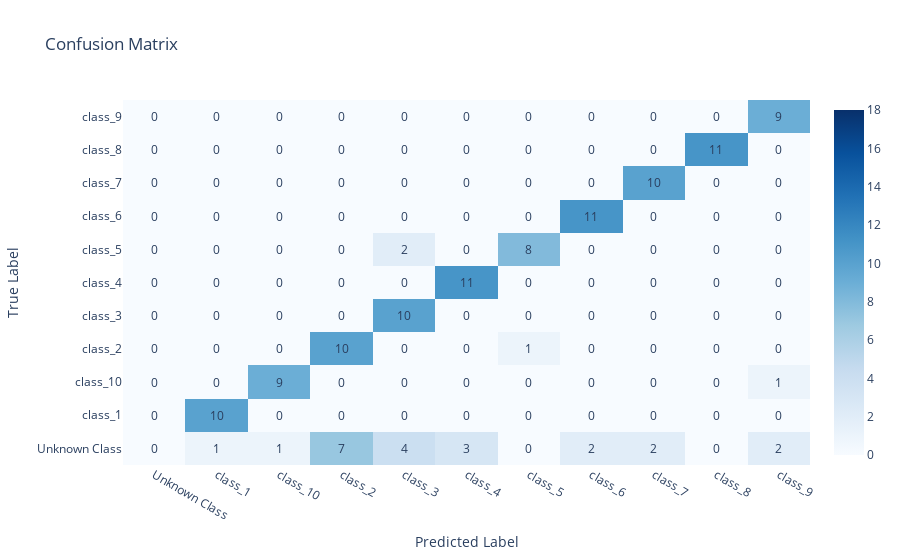

Notebook code for this chart:
### Code cell
import plotly.graph_objs as go
import numpy as np

# Create confusion matrix data
conf_matrix = np.array(cm[1:])

# Define class labels
class_labels = cm[0]

# Create heatmap trace
heatmap = go.Heatmap(z=conf_matrix,
                     x=class_labels,
                     y=class_labels,
                     colorscale='Blues',
                     zmin=0,
                     zmax=18)

# Add value annotations to each cell
annotations = []
for i, row in enumerate(conf_matrix):
    for j, value in enumerate(row):
        annotations.append(dict(x=class_labels[j], y=class_labels[i], text=str(value), showarrow=False))

# Define figure layout
layout = go.Layout(title='Confusion Matrix',
                   xaxis=dict(title='Predicted Label'),
                   yaxis=dict(title='True Label'))

# Create figure object
fig = go.Figure(data=[heatmap], layout=layout)

# Add annotations to figure object
fig.update_layout(annotations=annotations)

# Display figure
fig.show()

### Figure 1 — Plotly figure (JSON) as saved in the notebook; plotly's stock layout.template omitted (floating-point values rounded to 4 significant figures)
{"data": [{"colorscale": [[0, "rgb(247,251,255)"], [0.125, "rgb(222,235,247)"], [0.25, "rgb(198,219,239)"], [0.375, "rgb(158,202,225)"], [0.5, "rgb(107,174,214)"], [0.625, "rgb(66,146,198)"], [0.75, "rgb(33,113,181)"], [0.875, "rgb(8,81,156)"], [1, "rgb(8,48,107)"]], "type": "heatmap", "x": ["Unknown Class", "class_1", "class_10", "class_2", "class_3", "class_4", "class_5", "class_6", "class_7", "class_8", "class_9"], "y": ["Unknown Class", "class_1", "class_10", "class_2", "class_3", "class_4", "class_5", "class_6", "class_7", "class_8", "class_9"], "z": [["0", "1", "1", "7", "4", "3", "0", "2", "2", "0", "2"], ["0", "10", "0", "0", "0", "0", "0", "0", "0", "0", "0"], ["0", "0", "9", "0", "0", "0", "0", "0", "0", "0", "1"], ["0", "0", "0", "10", "0", "0", "1", "0", "0", "0", "0"], ["0", "0", "0", "0", "10", "0", "0", "0", "0", "0", "0"], ["0", "0", "0", "0", "0", "11", "0", "0", "0", "0", "0"], ["0", "0", "0", "0", "2", "0", "8", "0", "0", "0", "0"], ["0", "0", "0", "0", "0", "0", "0", "11", "0", "0", "0"], ["0", "0", "0", "0", "0", "0", "0", "0", "10", "0", "0"], ["0", "0", "0", "0", "0", "0", "0", "0", "0", "11", "0"], ["0", "0", "0", "0", "0", "0", "0", "0", "0", "0", "9"]], "zmax": 18, "zmin": 0}], "layout": {"annotations": [{"showarrow": false, "text": "0", "x": "Unknown Class", "y": "Unknown Class"}, {"showarrow": false, "text": "1", "x": "class_1", "y": "Unknown Class"}, {"showarrow": false, "text": "1", "x": "class_10", "y": "Unknown Class"}, {"showarrow": false, "text": "7", "x": "class_2", "y": "Unknown Class"}, {"showarrow": false, "text": "4", "x": "class_3", "y": "Unknown Class"}, {"showarrow": false, "text": "3", "x": "class_4", "y": "Unknown Class"}, {"showarrow": false, "text": "0", "x": "class_5", "y": "Unknown Class"}, {"showarrow": false, "text": "2", "x": "class_6", "y": "Unknown Class"}, {"showarrow": false, "text": "2", "x": "class_7", "y": "Unknown Class"}, {"showarrow": false, "text": "0", "x": "class_8", "y": "Unknown Class"}, {"showarrow": false, "text": "2", "x": "class_9", "y": "Unknown Class"}, {"showarrow": false, "text": "0", "x": "Unknown Class", "y": "class_1"}, {"showarrow": false, "text": "10", "x": "class_1", "y": "class_1"}, {"showarrow": false, "text": "0", "x": "class_10", "y": "class_1"}, {"showarrow": false, "text": "0", "x": "class_2", "y": "class_1"}, {"showarrow": false, "text": "0", "x": "class_3", "y": "class_1"}, {"showarrow": false, "text": "0", "x": "class_4", "y": "class_1"}, {"showarrow": false, "text": "0", "x": "class_5", "y": "class_1"}, {"showarrow": false, "text": "0", "x": "class_6", "y": "class_1"}, {"showarrow": false, "text": "0", "x": "class_7", "y": "class_1"}, {"showarrow": false, "text": "0", "x": "class_8", "y": "class_1"}, {"showarrow": false, "text": "0", "x": "class_9", "y": "class_1"}, {"showarrow": false, "text": "0", "x": "Unknown Class", "y": "class_10"}, {"showarrow": false, "text": "0", "x": "class_1", "y": "class_10"}, {"showarrow": false, "text": "9", "x": "class_10", "y": "class_10"}, {"showarrow": false, "text": "0", "x": "class_2", "y": "class_10"}, {"showarrow": false, "text": "0", "x": "class_3", "y": "class_10"}, {"showarrow": false, "text": "0", "x": "class_4", "y": "class_10"}, {"showarrow": false, "text": "0", "x": "class_5", "y": "class_10"}, {"showarrow": false, "text": "0", "x": "class_6", "y": "class_10"}, {"showarrow": false, "text": "0", "x": "class_7", "y": "class_10"}, {"showarrow": false, "text": "0", "x": "class_8", "y": "class_10"}, {"showarrow": false, "text": "1", "x": "class_9", "y": "class_10"}, {"showarrow": false, "text": "0", "x": "Unknown Class", "y": "class_2"}, {"showarrow": false, "text": "0", "x": "class_1", "y": "class_2"}, {"showarrow": false, "text": "0", "x": "class_10", "y": "class_2"}, {"showarrow": false, "text": "10", "x": "class_2", "y": "class_2"}, {"showarrow": false, "text": "0", "x": "class_3", "y": "class_2"}, {"showarrow": false, "text": "0", "x": "class_4", "y": "class_2"}, {"showarrow": false, "text": "1", "x": "class_5", "y": "class_2"}, {"showarrow": false, "text": "0", "x": "class_6", "y": "class_2"}, {"showarrow": false, "text": "0", "x": "class_7", "y": "class_2"}, {"showarrow": false, "text": "0", "x": "class_8", "y": "class_2"}, {"showarrow": false, "text": "0", "x": "class_9", "y": "class_2"}, {"showarrow": false, "text": "0", "x": "Unknown Class", "y": "class_3"}, {"showarrow": false, "text": "0", "x": "class_1", "y": "class_3"}, {"showarrow": false, "text": "0", "x": "class_10", "y": "class_3"}, {"showarrow": false, "text": "0", "x": "class_2", "y": "class_3"}, {"showarrow": false, "text": "10", "x": "class_3", "y": "class_3"}, {"showarrow": false, "text": "0", "x": "class_4", "y": "class_3"}, {"showarrow": false, "text": "0", "x": "class_5", "y": "class_3"}, {"showarrow": false, "text": "0", "x": "class_6", "y": "class_3"}, {"showarrow": false, "text": "0", "x": "class_7", "y": "class_3"}, {"showarrow": false, "text": "0", "x": "class_8", "y": "class_3"}, {"showarrow": false, "text": "0", "x": "class_9", "y": "class_3"}, {"showarrow": false, "text": "0", "x": "Unknown Class", "y": "class_4"}, {"showarrow": false, "text": "0", "x": "class_1", "y": "class_4"}, {"showarrow": false, "text": "0", "x": "class_10", "y": "class_4"}, {"showarrow": false, "text": "0", "x": "class_2", "y": "class_4"}, {"showarrow": false, "text": "0", "x": "class_3", "y": "class_4"}, {"showarrow": false, "text": "11", "x": "class_4", "y": "class_4"}, {"showarrow": false, "text": "0", "x": "class_5", "y": "class_4"}, {"showarrow": false, "text": "0", "x": "class_6", "y": "class_4"}, {"showarrow": false, "text": "0", "x": "class_7", "y": "class_4"}, {"showarrow": false, "text": "0", "x": "class_8", "y": "class_4"}, {"showarrow": false, "text": "0", "x": "class_9", "y": "class_4"}, {"showarrow": false, "text": "0", "x": "Unknown Class", "y": "class_5"}, {"showarrow": false, "text": "0", "x": "class_1", "y": "class_5"}, {"showarrow": false, "text": "0", "x": "class_10", "y": "class_5"}, {"showarrow": false, "text": "0", "x": "class_2", "y": "class_5"}, {"showarrow": false, "text": "2", "x": "class_3", "y": "class_5"}, {"showarrow": false, "text": "0", "x": "class_4", "y": "class_5"}, {"showarrow": false, "text": "8", "x": "class_5", "y": "class_5"}, {"showarrow": false, "text": "0", "x": "class_6", "y": "class_5"}, {"showarrow": false, "text": "0", "x": "class_7", "y": "class_5"}, {"showarrow": false, "text": "0", "x": "class_8", "y": "class_5"}, {"showarrow": false, "text": "0", "x": "class_9", "y": "class_5"}, {"showarrow": false, "text": "0", "x": "Unknown Class", "y": "class_6"}, {"showarrow": false, "text": "0", "x": "class_1", "y": "class_6"}, {"showarrow": false, "text": "0", "x": "class_10", "y": "class_6"}, {"showarrow": false, "text": "0", "x": "class_2", "y": "class_6"}, {"showarrow": false, "text": "0", "x": "class_3", "y": "class_6"}, {"showarrow": false, "text": "0", "x": "class_4", "y": "class_6"}, {"showarrow": false, "text": "0", "x": "class_5", "y": "class_6"}, {"showarrow": false, "text": "11", "x": "class_6", "y": "class_6"}, {"showarrow": false, "text": "0", "x": "class_7", "y": "class_6"}, {"showarrow": false, "text": "0", "x": "class_8", "y": "class_6"}, {"showarrow": false, "text": "0", "x": "class_9", "y": "class_6"}, {"showarrow": false, "text": "0", "x": "Unknown Class", "y": "class_7"}, {"showarrow": false, "text": "0", "x": "class_1", "y": "class_7"}, {"showarrow": false, "text": "0", "x": "class_10", "y": "class_7"}, {"showarrow": false, "text": "0", "x": "class_2", "y": "class_7"}, {"showarrow": false, "text": "0", "x": "class_3", "y": "class_7"}, {"showarrow": false, "text": "0", "x": "class_4", "y": "class_7"}, {"showarrow": false, "text": "0", "x": "class_5", "y": "class_7"}, {"showarrow": false, "text": "0", "x": "class_6", "y": "class_7"}, {"showarrow": false, "text": "10", "x": "class_7", "y": "class_7"}, {"showarrow": false, "text": "0", "x": "class_8", "y": "class_7"}, {"showarrow": false, "text": "0", "x": "class_9", "y": "class_7"}, {"showarrow": false, "text": "0", "x": "Unknown Class", "y": "class_8"}, {"showarrow": false, "text": "0", "x": "class_1", "y": "class_8"}, {"showarrow": false, "text": "0", "x": "class_10", "y": "class_8"}, {"showarrow": false, "text": "0", "x": "class_2", "y": "class_8"}, {"showarrow": false, "text": "0", "x": "class_3", "y": "class_8"}, {"showarrow": false, "text": "0", "x": "class_4", "y": "class_8"}, {"showarrow": false, "text": "0", "x": "class_5", "y": "class_8"}, {"showarrow": false, "text": "0", "x": "class_6", "y": "class_8"}, {"showarrow": false, "text": "0", "x": "class_7", "y": "class_8"}, {"showarrow": false, "text": "11", "x": "class_8", "y": "class_8"}, {"showarrow": false, "text": "0", "x": "class_9", "y": "class_8"}, {"showarrow": false, "text": "0", "x": "Unknown Class", "y": "class_9"}, {"showarrow": false, "text": "0", "x": "class_1", "y": "class_9"}, {"showarrow": false, "text": "0", "x": "class_10", "y": "class_9"}, {"showarrow": false, "text": "0", "x": "class_2", "y": "class_9"}, {"showarrow": false, "text": "0", "x": "class_3", "y": "class_9"}, {"showarrow": false, "text": "0", "x": "class_4", "y": "class_9"}, {"showarrow": false, "text": "0", "x": "class_5", "y": "class_9"}, {"showarrow": false, "text": "0", "x": "class_6", "y": "class_9"}, {"showarrow": false, "text": "0", "x": "class_7", "y": "class_9"}, {"showarrow": false, "text": "0", "x": "class_8", "y": "class_9"}, {"showarrow": false, "text": "9", "x": "class_9", "y": "class_9"}], "title": {"text": "Confusion Matrix"}, "xaxis": {"title": {"text": "Predicted Label"}}, "yaxis": {"title": {"text": "True Label"}}}}
